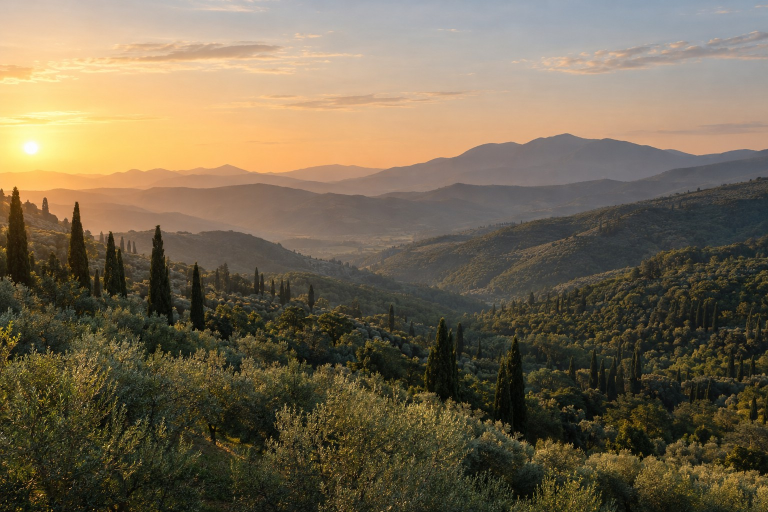
#> input picture scripts/blender/sia/backdrop.jpg, 1536 x 1024 px (shown at 1/2 size)
$ python -i assets.py   (imports and definitions only)
#> lines starting #> are read from the running program, lines starting #| are printed output that depends on the picture
#> further down, picture is the input picture: PIL image 1536x1024 RGB; mean R, G, B 116.2, 103.6, 81.2
"""
Картинки макета SIA → public/protos/sia. Все снимки — бюро, с sia88.ru.

python3 -I assets.py <папка src> <папка cov> <папка с логотипами>
  src  — снимки избранных проектов (<адрес>-<номер>.jpg) и команды (team-*.jpg);
  cov  — обложки всех проектов архива (<код с _ вместо точки>.jpg);
  logo — logo_footer.png и cropped-logo_s-270x270.png с сайта бюро.

Для каждой обложки избранного проекта собирается «чертёж»: линии рендера
тёмным по бумаге, без цвета. На сайте чертёж проявляется в рендер.
"""
import json, os, sys
from PIL import Image, ImageFilter, ImageOps, ImageChops

# [1 line that did not run here, left out]
HERE = os.path.dirname(os.path.abspath(__file__))
OUT = os.path.join(HERE, "../../../public/protos/sia")
# [1 line not run here, left out]
PAPER, INK = (236, 231, 222), (58, 50, 42)

def save(im, path, w, q=72):
    im = im.convert("RGB")
    if im.width > w:
        im = im.resize((w, round(im.height * w / im.width)), Image.LANCZOS)
    os.makedirs(os.path.dirname(path), exist_ok=True)
    im.save(path, "WEBP", quality=q, method=6)

def drawing(im):
    g = im.convert("L")
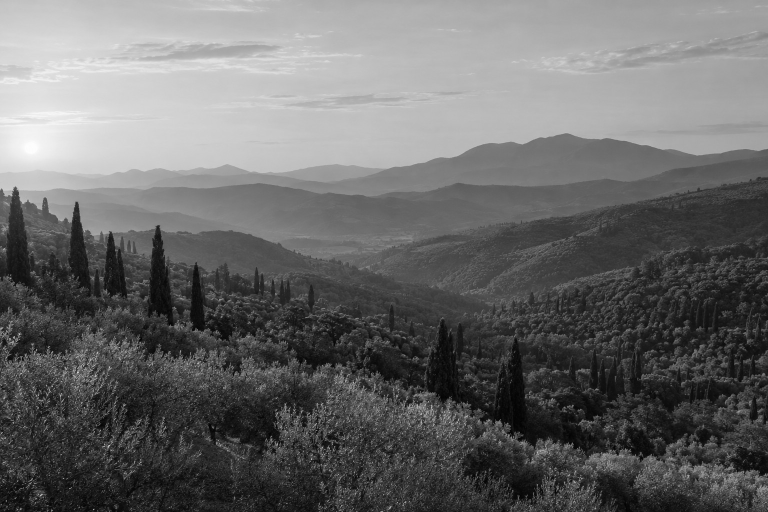
#> g: PIL image 1536x1024 L (shown at 1/2 size); min 0, max 254, mean 104.8
    e = ImageChops.difference(g.filter(ImageFilter.GaussianBlur(0.6)), g.filter(ImageFilter.GaussianBlur(2)))
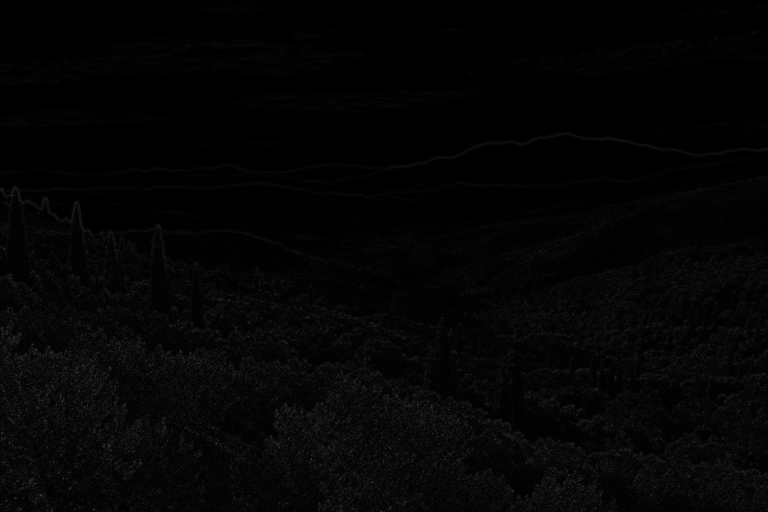
#> e: PIL image 1536x1024 L (shown at 1/2 size); min 0, max 109, mean 4.3
    e = e.point(lambda v: 255 if v > 16 else int(v * 255 / 16 * 0.55))
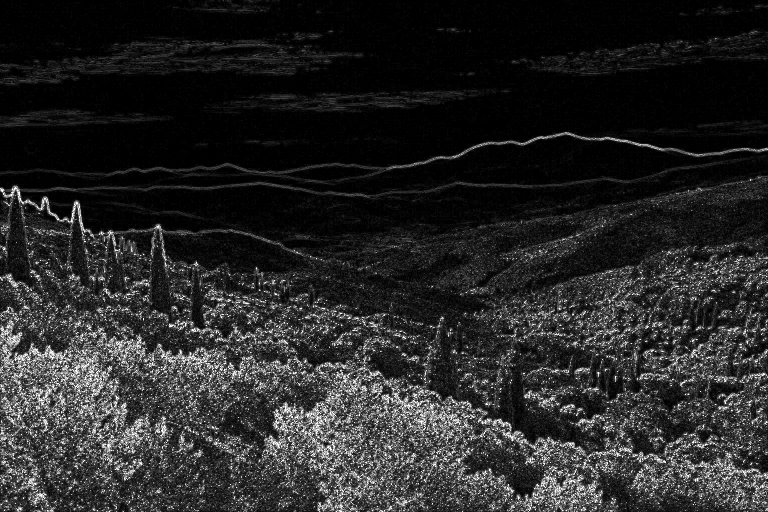
#> e: PIL image 1536x1024 L (shown at 1/2 size); min 0, max 255, mean 39.3
    return Image.composite(Image.new("RGB", g.size, PAPER), Image.new("RGB", g.size, INK), ImageOps.invert(e))
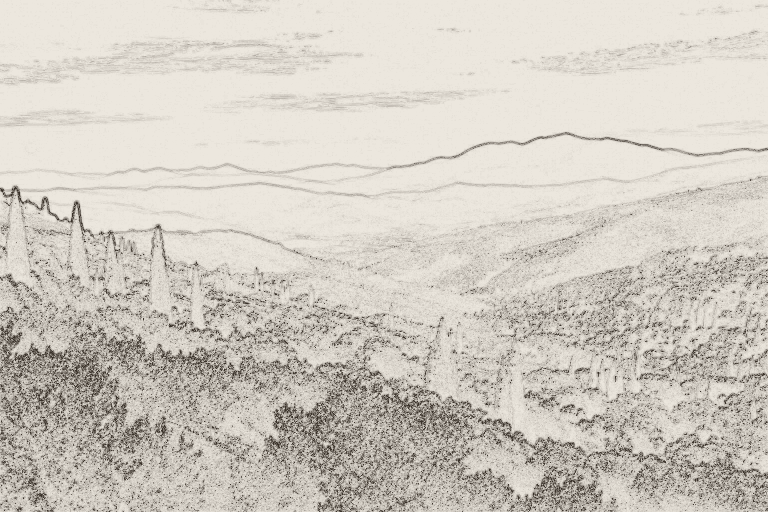
#> returned value: PIL image 1536x1024 RGB (shown at 1/2 size); mean R, G, B 208.5, 203, 194.2

def src(name):
    for ext in (".jpg", ".jpeg", ".png"):
        if os.path.exists(os.path.join(SRC, name + ext)):
            return Image.open(os.path.join(SRC, name + ext))
    raise SystemExit("нет снимка " + name)

# [22 lines not run here, left out]
# [1 line that did not run here, left out]
# [4 lines not run here, left out]
total = sum(os.path.getsize(os.path.join(d, x)) for d, _, fs in os.walk(OUT) for x in fs)
# [1 line not run here, left out]

>>> from PIL import Image
>>> picture = Image.open('../../blender/sia/backdrop.jpg')
>>> result = drawing(picture)
